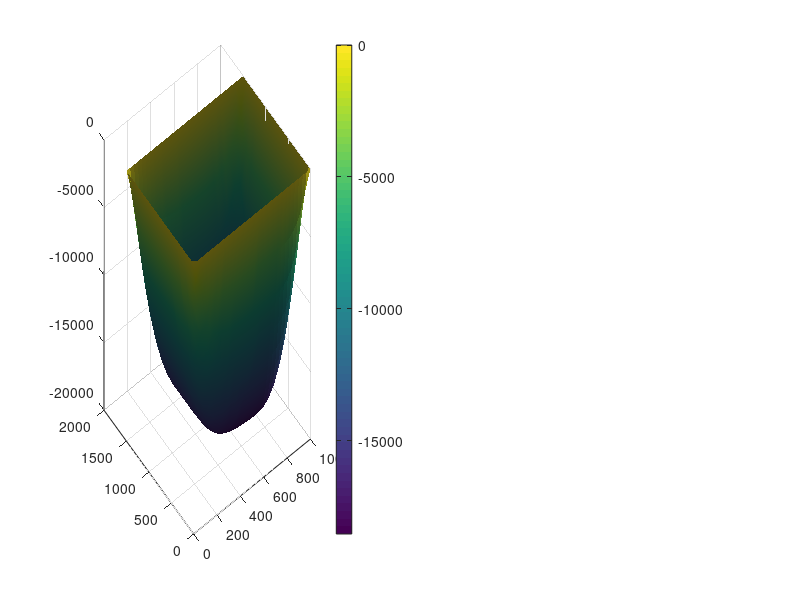

This figure's MATLAB source: (Note: this script raises an error after producing the figure.)
% Solution of 2D Poisson equation d2FI/dx2+d2FI/dy2=1 
% with finite differences on a regular grid
% using Gauss-Seidel iteration

% Clean all variables
clear all;
% Clear all figures
clf;

% Numerical model parameters
% Model size, m
xsize=1000; % Horizontal
ysize=1500; % Vertical

% Numbers of nodes
xnum=31; % Horizontal
ynum=41; % Vertical
% Grid step
xstp=xsize/(xnum-1); % Horizontal
ystp=ysize/(ynum-1); % Vertical

% Making vectors for nodal points positions
x=0:xstp:xsize; % Horizontal
y=0:ystp:ysize; % Vertical


% Number of Gauss-Seidel iterations
niter=300;
% Number of iterations before plotting
nplot=10;

% Relaxation factor
TETA=1.5;

% Initial values of PHI
PHI=zeros(ynum,xnum);

% Initial values for right parts of equations
R=zeros(ynum,xnum);
% Define Right Parts
% Process all Grid points
for i=1:1:ynum
  for j=1:1:xnum
    %Boundary nodes
    if(i==1 || i==ynum || j==1 || j==xnum)
        R(i,j)=0;
    else
    %Internal nodes
        R(i,j)=1;
    end
  end
end

% Reset plot iterations counter
ynplot=0;

% Initial values for residuals
dR=zeros(ynum,xnum);

% Iteration Cycle
for k=1:1:niter
    
    % Iterate on internal grid points
    % External ones remain unchanged (FI=0)
    for i=2:1:ynum-1
      for j=2:1:xnum-1
            %d2FI/dx2+d2FI/dy2=1
            %Residual
            dR(i,j)=R(i,j)-((PHI(i,j-1)-2*PHI(i,j)+PHI(i,j+1))/xstp^2+(PHI(i-1,j)-2*PHI(i,j)+PHI(i+1,j))/ystp^2);
            % Compute and assign new value for current unknown
            PHI(i,j)=PHI(i,j)+dR(i,j)/(-2/xstp^2-2/ystp^2)*TETA;
      end
    end

    % Plotting FI and residuals
    % Increase plot iterations counter
    ynplot=ynplot+1;
    if(ynplot==nplot)
        ynplot=0;
        
        % Compute residuals for internal grid points
        for i=2:1:ynum-1
          for j=2:1:xnum-1
                %d2FI/dx2+d2FI/dy2=1
                %Residual
                dR(i,j)=R(i,j)-((PHI(i,j-1)-2*PHI(i,j)+PHI(i,j+1))/xstp^2+(PHI(i-1,j)-2*PHI(i,j)+PHI(i+1,j))/ystp^2);
          end
        end


        % Making new figure
        figure(7);
        %Plotting solution
        subplot(1,2,1);
        surf(x,y,PHI);
        light;
        shading interp;
        colorbar;
        lighting phong;
        %Plotting residuals
        subplot(1,2,2);
        surf(x,y,dR);
        light;
        shading interp;
        colorbar;
        lighting phong;
        pause(0.1);
    end
end
